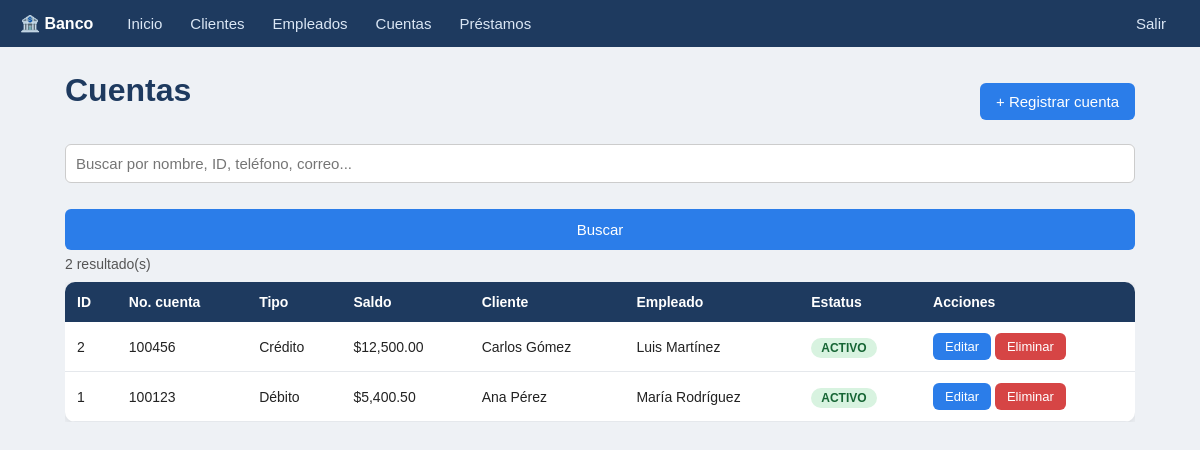
Page /lista.php?t=cuenta (signed in) on the committed database.
### tables this page shows
CREATE TABLE cuenta (
    id_cuenta INT AUTO_INCREMENT PRIMARY KEY,
    estado VARCHAR(100),
    fecha_creacion_cuenta DATE,
    num_cuenta INT,
    tipo_cuenta VARCHAR(100),
    saldo DECIMAL(12,2) DEFAULT 0,
    id_cliente INT NOT NULL,
    id_empleado INT,
    estatus VARCHAR(20) DEFAULT 'ACTIVO',
    fecha_creacion DATETIME DEFAULT CURRENT_TIMESTAMP,
    fecha_modificacion DATETIME DEFAULT CURRENT_TIMESTAMP
        ON UPDATE CURRENT_TIMESTAMP,
    FOREIGN KEY (id_cliente)
        REFERENCES cliente(id_cliente),
    FOREIGN KEY (id_empleado)
        REFERENCES empleado(id_empleado)
);

### lista.php (the view, shortened to what this page needs)
<?php
require 'config.php'; requiere_login();
$t = $_GET['t'] ?? ''; $e = entidad($t);
$q = trim($_GET['q'] ?? '');
$porPagina = 15;
$pagina = max(1, (int)($_GET['p'] ?? 1));
$where = []; $params = []; $types = '';
$w = $where ? 'WHERE ' . implode(' AND ', $where) : '';
$st = $conexion->prepare("SELECT COUNT(*) FROM ({$e['sql']}) x $w");
$st->execute();
$total = (int)$st->get_result()->fetch_row()[0];
$paginas = max(1, (int)ceil($total / $porPagina));
$pagina = min($pagina, $paginas);
$offset = ($pagina - 1) * $porPagina;
$st = $conexion->prepare("SELECT * FROM ({$e['sql']}) x $w ORDER BY {$e['pk']} DESC LIMIT $porPagina OFFSET $offset");
$st->execute();
$filas = $st->get_result();
$urlNuevo = $e['url_nuevo'] ?? "form.php?t=$t";
?>
<div class="barra">
  <h1><?= h($e['titulo']) ?></h1>
  <a class="btn" href="<?= h($urlNuevo) ?>">+ Registrar <?= h($e['singular']) ?></a>
</div>
<form class="buscador" method="GET" action="lista.php">
  <input type="search" name="q" value="<?= h($q) ?>" placeholder="Buscar por nombre, ID, teléfono, correo...">
  <button type="submit">Buscar</button>
</form>
<p class="total"><?= $total ?> resultado(s)</p>
<div class="scroll">
<table>
  <tr><?php foreach ($e['cols'] as $titulo => $campo) echo "<th>" . h($titulo) . "</th>"; ?><th>Acciones</th></tr>
  <?php while ($f = $filas->fetch_assoc()): $id = $f[$e['pk']]; ?>
  <tr>
    <?php foreach ($e['cols'] as $campo): $v = $f[$campo];
        if (in_array($campo, $e['dinero'] ?? [])) $v = '$' . number_format((float)$v, 2);
        if ($campo === 'estatus' || $campo === 'estado') echo "<td><span class='badge b-" . strtolower(h($v)) . "'>" . h($v) . "</span></td>";
        else echo "<td>" . h($v) . "</td>";
    endforeach; ?>
    <td class="acciones">
      <?php if (isset($e['url_ver'])): ?>
        <a class="btn chico" href="<?= h($e['url_ver'] . $id) ?>">Ver</a>
      <?php else: ?>
        <a class="btn chico" href="form.php?t=<?= $t ?>&id=<?= $id ?>">Editar</a>
      <?php endif; ?>
      <form method="POST" action="eliminar.php" onsubmit="return confirm('¿Seguro que quieres eliminar este <?= h($e['singular']) ?>?');">
        <button class="btn chico rojo" type="submit">Eliminar</button>
      </form>
    </td>
  </tr>
  <?php endwhile; ?>
</table>
</div>

### estilos.css (style rules this page uses)
* { box-sizing: border-box; }
body { margin: 0; background: #eef1f5; font-family: Arial, sans-serif; color: #222; }
h1 { color: #1e3a5f; margin-top: 0; }
.barra { display: flex; justify-content: space-between; align-items: center; flex-wrap: wrap; gap: 10px; }
input, select { width: 100%; padding: 10px; border: 1px solid #ccc; border-radius: 6px; font-size: 15px; }
button, .btn { display: inline-block; background: #2b7de9; color: #fff; border: none; padding: 10px 16px; border-radius: 6px; font-size: 15px; cursor: pointer; text-decoration: none; }
form button[type=submit]:not(.chico) { width: 100%; margin-top: 18px; padding: 12px; }
.btn.chico { padding: 6px 12px; font-size: 13px; }
.btn.rojo { background: #d64545; }
.scroll { overflow-x: auto; }
table { width: 100%; border-collapse: collapse; background: #fff; border-radius: 10px; overflow: hidden; box-shadow: 0 2px 8px rgba(0,0,0,.1); }
th { background: #1e3a5f; color: #fff; text-align: left; padding: 12px; font-size: 14px; }
td { padding: 11px 12px; border-bottom: 1px solid #e5e8ec; font-size: 14px; }
.acciones { white-space: nowrap; }
.acciones form { display: inline; }
.badge { padding: 3px 10px; border-radius: 12px; font-size: 12px; font-weight: bold; background: #e5e8ec; }
.b-activo, .b-vigente { background: #d8f3e0; color: #166534; }
.buscador { display: flex; gap: 8px; margin: 14px 0 6px; flex-wrap: wrap; }
.buscador input[type=search] { flex: 1; min-width: 220px; width: auto; }
.total { color: #555; font-size: 14px; margin: 6px 0 10px; }

### rows in the picture
cuenta: id_cuenta "2", num_cuenta "100456", tipo_cuenta "Crédito", saldo "$12,500.00", v "Carlos Gómez", v "Luis Martínez", estatus "ACTIVO"
cuenta: id_cuenta "1", num_cuenta "100123", tipo_cuenta "Débito", saldo "$5,400.50", v "Ana Pérez", v "María Rodríguez", estatus "ACTIVO"

### other values in the picture
$e['titulo'] "Clientes"
$e['titulo'] "Empleados"
$e['titulo'] "Cuentas"
$e['titulo'] "Préstamos"
$e['singular'] "cuenta"
$total "2"
$titulo "ID"
$titulo "No. cuenta"
$titulo "Tipo"
$titulo "Saldo"
$titulo "Cliente"
$titulo "Empleado"
$titulo "Estatus"
